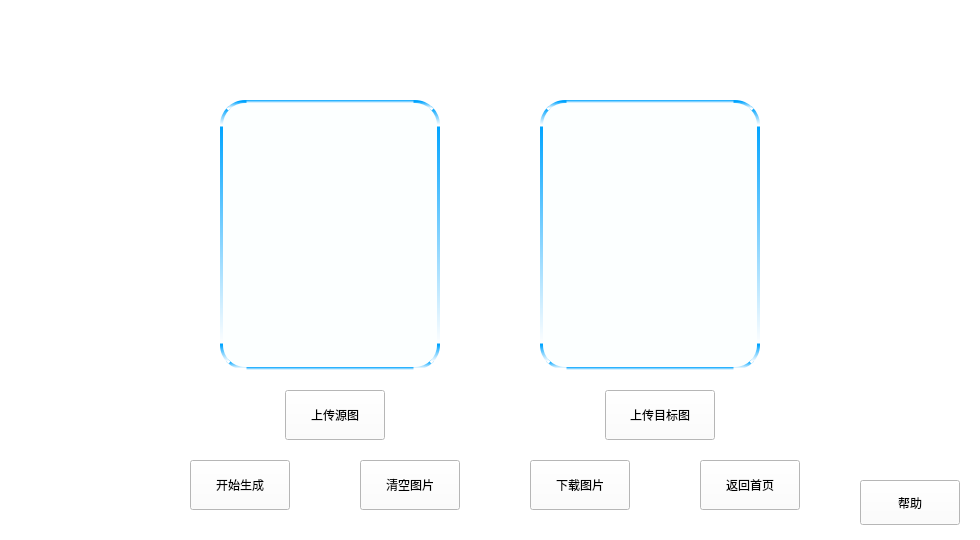
<?xml version="1.0" encoding="UTF-8"?>
<ui version="4.0">
 <class>AiChangeFace</class>
 <widget class="QWidget" name="AiChangeFace">
  <property name="geometry">
   <rect>
    <x>0</x>
    <y>0</y>
    <width>980</width>
    <height>540</height>
   </rect>
  </property>
  <property name="windowTitle">
   <string>Form</string>
  </property>
  <property name="styleSheet">
   <string notr="true">background-color: rgb(255, 255, 255);</string>
  </property>
  <widget class="QPushButton" name="ReturnMain">
   <property name="geometry">
    <rect>
     <x>700</x>
     <y>460</y>
     <width>100</width>
     <height>50</height>
    </rect>
   </property>
   <property name="text">
    <string>返回首页</string>
   </property>
  </widget>
  <widget class="QLabel" name="name">
   <property name="geometry">
    <rect>
     <x>140</x>
     <y>30</y>
     <width>270</width>
     <height>50</height>
    </rect>
   </property>
   <property name="styleSheet">
    <string notr="true">font: 700 28pt &quot;Microsoft YaHei UI&quot;;
color: white;
background: rgb(255, 255, 255, 0);</string>
   </property>
   <property name="text">
    <string>MetaPortrait</string>
   </property>
   <property name="alignment">
    <set>Qt::AlignmentFlag::AlignCenter</set>
   </property>
  </widget>
  <widget class="QLabel" name="label">
   <property name="geometry">
    <rect>
     <x>700</x>
     <y>20</y>
     <width>300</width>
     <height>70</height>
    </rect>
   </property>
   <property name="styleSheet">
    <string notr="true">border: 3px rgba(255, 255, 255, 0);
border-radius: 25px;   
background: rgba(255, 255, 255,75);
font: 700 28pt &quot;Microsoft YaHei UI&quot;;
color: white;
letter-spacing: 3px
</string>
   </property>
   <property name="text">
    <string>AI换脸</string>
   </property>
   <property name="alignment">
    <set>Qt::AlignmentFlag::AlignCenter</set>
   </property>
  </widget>
  <widget class="QPushButton" name="UploadMainImage">
   <property name="geometry">
    <rect>
     <x>285</x>
     <y>390</y>
     <width>100</width>
     <height>50</height>
    </rect>
   </property>
   <property name="text">
    <string>上传源图</string>
   </property>
  </widget>
  <widget class="QGraphicsView" name="graphicsView">
   <property name="geometry">
    <rect>
     <x>220</x>
     <y>100</y>
     <width>220</width>
     <height>270</height>
    </rect>
   </property>
   <property name="styleSheet">
    <string notr="true">border: 3px solid qlineargradient(spread:pad, x1:0, y1:0, x2:0, y2:1, stop:0 rgba(0, 164, 255, 255), stop:1 rgba(255, 255, 255, 255));
border-radius: 25px;  
font: 700 20pt &quot;Microsoft YaHei UI&quot;;
color: white; 
background: rgba(248, 255, 255,100);</string>
   </property>
  </widget>
  <widget class="QPushButton" name="DownloadImage">
   <property name="geometry">
    <rect>
     <x>530</x>
     <y>460</y>
     <width>100</width>
     <height>50</height>
    </rect>
   </property>
   <property name="text">
    <string>下载图片</string>
   </property>
  </widget>
  <widget class="QLabel" name="logo">
   <property name="geometry">
    <rect>
     <x>40</x>
     <y>10</y>
     <width>101</width>
     <height>101</height>
    </rect>
   </property>
   <property name="styleSheet">
    <string notr="true">background:url(:/graph/logo.png)</string>
   </property>
   <property name="text">
    <string/>
   </property>
   <property name="alignment">
    <set>Qt::AlignmentFlag::AlignCenter</set>
   </property>
  </widget>
  <widget class="QPushButton" name="UploadReferenceImage">
   <property name="geometry">
    <rect>
     <x>605</x>
     <y>390</y>
     <width>110</width>
     <height>50</height>
    </rect>
   </property>
   <property name="text">
    <string>上传目标图</string>
   </property>
  </widget>
  <widget class="QPushButton" name="ClearImage">
   <property name="geometry">
    <rect>
     <x>360</x>
     <y>460</y>
     <width>100</width>
     <height>50</height>
    </rect>
   </property>
   <property name="text">
    <string>清空图片</string>
   </property>
  </widget>
  <widget class="QGraphicsView" name="graphicsView_2">
   <property name="geometry">
    <rect>
     <x>540</x>
     <y>100</y>
     <width>220</width>
     <height>270</height>
    </rect>
   </property>
   <property name="styleSheet">
    <string notr="true">border: 3px solid qlineargradient(spread:pad, x1:0, y1:0, x2:0, y2:1, stop:0 rgba(0, 164, 255, 255), stop:1 rgba(255, 255, 255, 255));
border-radius: 25px;  
font: 700 20pt &quot;Microsoft YaHei UI&quot;;
color: white; 
background: rgba(248, 255, 255,100);</string>
   </property>
  </widget>
  <widget class="QPushButton" name="StartGenerating">
   <property name="geometry">
    <rect>
     <x>190</x>
     <y>460</y>
     <width>100</width>
     <height>50</height>
    </rect>
   </property>
   <property name="text">
    <string>开始生成</string>
   </property>
  </widget>
  <widget class="QPushButton" name="Help">
   <property name="geometry">
    <rect>
     <x>860</x>
     <y>480</y>
     <width>100</width>
     <height>45</height>
    </rect>
   </property>
   <property name="text">
    <string>帮助</string>
   </property>
  </widget>
  <widget class="QLabel" name="background">
   <property name="geometry">
    <rect>
     <x>0</x>
     <y>0</y>
     <width>980</width>
     <height>540</height>
    </rect>
   </property>
   <property name="styleSheet">
    <string notr="true">background:url(:/graph/background.png)</string>
   </property>
   <property name="text">
    <string/>
   </property>
  </widget>
  <zorder>background</zorder>
  <zorder>ReturnMain</zorder>
  <zorder>name</zorder>
  <zorder>label</zorder>
  <zorder>UploadMainImage</zorder>
  <zorder>graphicsView</zorder>
  <zorder>DownloadImage</zorder>
  <zorder>logo</zorder>
  <zorder>UploadReferenceImage</zorder>
  <zorder>ClearImage</zorder>
  <zorder>graphicsView_2</zorder>
  <zorder>StartGenerating</zorder>
  <zorder>Help</zorder>
 </widget>
 <resources/>
 <connections/>
</ui>
